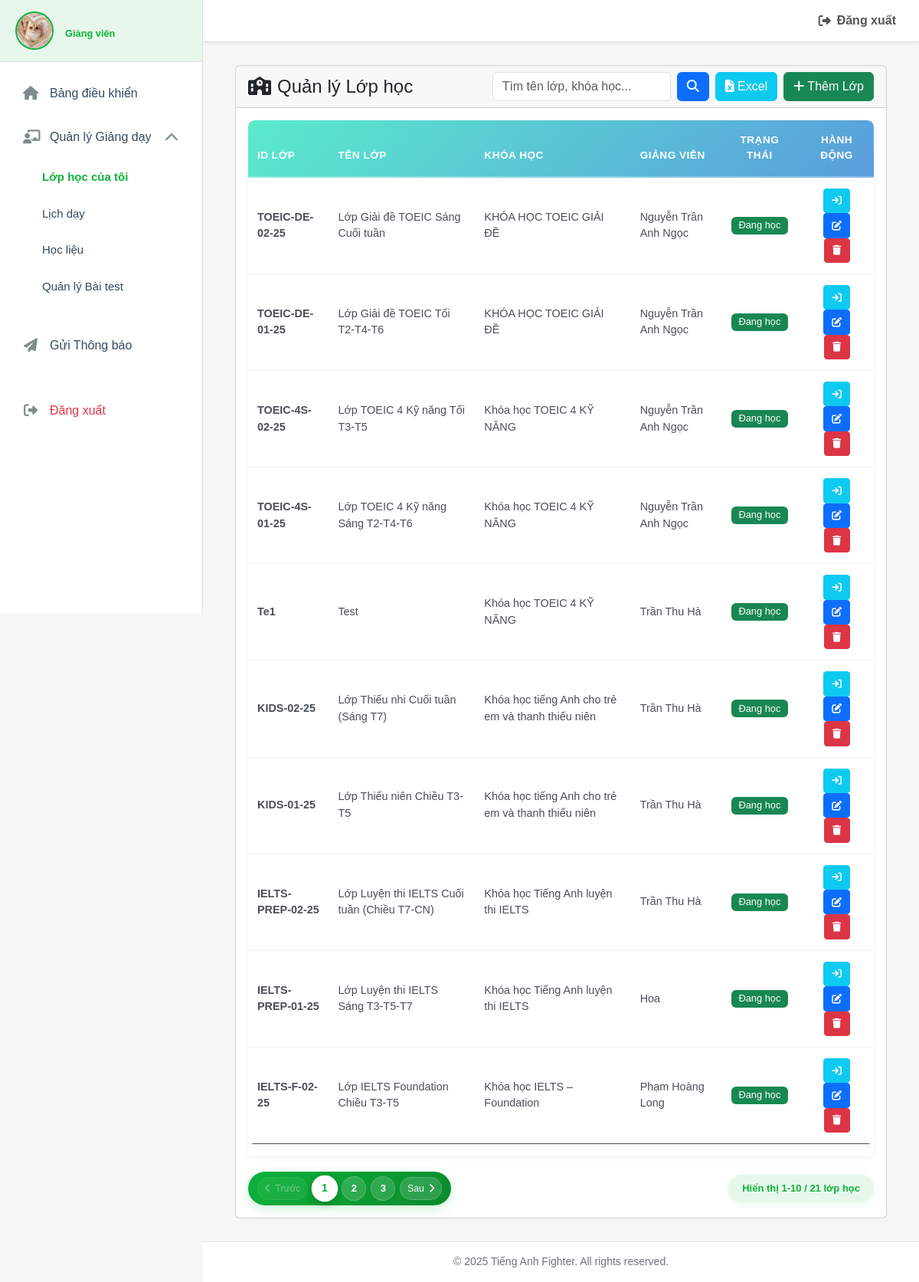
Page /admin/admin.php?nav=lichhoc (signed in) on the committed database.
### tables this page shows
CREATE TABLE `lop_hoc` (
  `id_lop` varchar(50) NOT NULL,
  `id_khoahoc` int(11) NOT NULL,
  `ten_lop` varchar(100) NOT NULL,
  `id_giangvien` int(11) DEFAULT NULL COMMENT 'Giảng viên trực tiếp đứng lớp',
  `so_luong_hoc_vien` int(11) DEFAULT 0,
  `trang_thai` enum('dang hoc','da xong') DEFAULT 'dang hoc'
);

CREATE TABLE `khoahoc` (
  `id_khoahoc` int(11) NOT NULL,
  `ten_khoahoc` varchar(100) DEFAULT NULL,
  `mo_ta` text DEFAULT NULL,
  `thoi_gian` int(11) DEFAULT NULL COMMENT 'Thời lượng khóa học (tính bằng số buổi)',
  `chi_phi` int(11) DEFAULT NULL,
  `hinh_anh` varchar(255) DEFAULT NULL,
  `danh_gia_tb` decimal(3,2) DEFAULT NULL,
  `cap_do` varchar(50) DEFAULT NULL COMMENT 'Cấp độ của khóa học (Beginner, Intermediate, IELTS 5.0+,...)'
);

CREATE TABLE `giangvien` (
  `id_giangvien` int(11) NOT NULL,
  `ten_giangvien` varchar(100) NOT NULL,
  `so_dien_thoai` varchar(15) DEFAULT NULL,
  `mat_khau` varchar(255) DEFAULT NULL,
  `email` varchar(100) DEFAULT NULL,
  `mo_ta` text DEFAULT NULL COMMENT 'Mô tả chuyên môn, kinh nghiệm của giảng viên',
  `hinh_anh` varchar(255) DEFAULT NULL
);

### admin/modules/lichhoc/lophoc/view_classes.php (the view, shortened to what this page needs)
<?php
$classes_per_page = 10;
$current_page = isset($_GET['class_page']) ? max(1, intval($_GET['class_page'])) : 1;
$offset = ($current_page - 1) * $classes_per_page;
$sql_where = "";
$params = [];
$types = "";
$sql_count = "SELECT COUNT(*) as total FROM lop_hoc lh JOIN khoahoc kh ON lh.id_khoahoc = kh.id_khoahoc LEFT JOIN giangvien gv ON lh.id_giangvien = gv.id_giangvien" . $sql_where;
$stmt_count = $conn->prepare($sql_count);
$stmt_count->execute();
$total_classes = $stmt_count->get_result()->fetch_assoc()['total'];
$total_pages = ceil($total_classes / $classes_per_page);
$sql = "SELECT lh.id_lop, lh.ten_lop, lh.trang_thai, kh.ten_khoahoc, gv.ten_giangvien FROM lop_hoc lh JOIN khoahoc kh ON lh.id_khoahoc = kh.id_khoahoc LEFT JOIN giangvien gv ON lh.id_giangvien = gv.id_giangvien" . $sql_where . " ORDER BY lh.id_lop DESC LIMIT ? OFFSET ?";
$stmt = $conn->prepare($sql);
if (!empty($params)) {
    $params[] = $classes_per_page;
    $params[] = $offset;
    $types .= "ii";
    $stmt->bind_param($types, ...$params);
} else {
    $stmt->bind_param("ii", $classes_per_page, $offset);
}
$stmt->execute();
$result = $stmt->get_result();
?>
<div class="card animated-card">
    <div class="card-header"><div class="d-flex justify-content-between align-items-center">
        <h4 class="mb-0"><i class="fa-solid fa-school me-2"></i>Quản lý Lớp học</h4>
        <div class="d-flex">
            <form method="GET" action="./admin.php" class="d-flex me-2"><input type="hidden" name="nav" value="lichhoc"><input type="text" name="search_classes" class="form-control" placeholder="Tìm tên lớp, khóa học..." value="<?php echo htmlspecialchars($search_classes); ?>"><button type="submit" class="btn btn-primary ms-2"><i class="fa-solid fa-magnifying-glass"></i></button></form>
            <a href="modules/lichhoc/lophoc/export_classes.php?search=<?php echo htmlspecialchars($search_classes); ?>" class="btn btn-info text-white me-2"><i class="fa-solid fa-file-excel"></i> Excel</a>
            <button class="btn btn-success" data-bs-toggle="modal" data-bs-target="#addClassModal"><i class="fa-solid fa-plus"></i> Thêm Lớp</button>
        </div>
    </div></div>
    <div class="card-body"><div class="table-responsive">
        <table class="table table-hover align-middle">
            <thead class="table-dark"><tr><th>ID Lớp</th><th>Tên Lớp</th><th>Khóa học</th><th>Giảng viên</th><th class="text-center">Trạng thái</th><th class="text-center">Hành động</th></tr></thead>
            <tbody>
                <?php if ($result->num_rows > 0): $index = 0; while ($row = $result->fetch_assoc()): ?>
                <tr id="class-row-<?php echo htmlspecialchars($row['id_lop']); ?>" class="animated-row" style="animation-delay: <?php echo $index++ * 50; ?>ms;">
                    <td><strong><?php echo htmlspecialchars($row['id_lop']); ?></strong></td>
                    <td><?php echo htmlspecialchars($row['ten_lop']); ?></td>
                    <td><?php echo htmlspecialchars($row['ten_khoahoc']); ?></td>
                    <td><?php echo ($row['ten_giangvien'] ? htmlspecialchars($row['ten_giangvien']) : '<span class="text-muted">Chưa phân công</span>'); ?></td>
                    <td class="text-center"><?php echo ($row['trang_thai'] === 'dang hoc') ? '<span class="badge bg-success">Đang học</span>' : '<span class="badge bg-secondary">Đã xong</span>'; ?></td>
                    <td class="text-center">
                        <a href="./admin.php?nav=lichhoc&lop_id=<?php echo $row['id_lop']; ?>" class="btn btn-info btn-sm text-white" title="Quản lý chi tiết"><i class="fa-solid fa-arrow-right-to-bracket"></i></a>
                        <button class="btn btn-primary btn-sm" onclick="openEditClassModal('<?php echo htmlspecialchars($row['id_lop']); ?>')" title="Sửa"><i class="fa-solid fa-pen-to-square"></i></button>
                        <button class="btn btn-danger btn-sm" onclick="deleteClass('<?php echo htmlspecialchars($row['id_lop']); ?>')" title="Xóa"><i class="fa-solid fa-trash"></i></button>
                    </td>
                </tr>
                <?php endwhile; endif; ?>
            </tbody>
        </table>
    </div>
    <?php if ($total_pages > 1): ?>
    <div class="lichhoc-pagination-container">
        <div class="lichhoc-pagination">
            <?php
            $search_query = !empty($search_classes) ? '&search_classes=' . urlencode($search_classes) : '';
            if ($current_page > 1):
                $prev_link = "./admin.php?nav=lichhoc&class_page=" . ($current_page - 1) . $search_query;
            ?>
                <a href="<?php echo $prev_link; ?>" class="lichhoc-pagination-btn">
                    <i class="fa-solid fa-chevron-left"></i>
                    <span class="btn-text">Trước</span>
                </a>
            <?php else: ?>
                <span class="lichhoc-pagination-btn disabled">
                    <i class="fa-solid fa-chevron-left"></i>
                    <span class="btn-text">Trước</span>
                </span>
            <?php endif; ?>
            <?php
            $start_page = max(1, $current_page - 2);
            $end_page = min($total_pages, $current_page + 2);
            ?>
            <?php for ($i = $start_page; $i <= $end_page; $i++): ?>
                <?php
                $page_link = "./admin.php?nav=lichhoc&class_page=" . $i . $search_query;
                $active_class = ($i == $current_page) ? ' active' : '';
                ?>
                <a href="<?php echo $page_link; ?>" class="lichhoc-pagination-number<?php echo $active_class; ?>">
                    <?php echo $i; ?>
                </a>
            <?php endfor; ?>
            <?php if ($current_page < $total_pages):
                $next_link = "./admin.php?nav=lichhoc&class_page=" . ($current_page + 1) . $search_query;
            ?>
                <a href="<?php echo $next_link; ?>" class="lichhoc-pagination-btn">
                    <span class="btn-text">Sau</span>
                    <i class="fa-solid fa-chevron-right"></i>
                </a>
            <?php endif; ?>
        </div>
        <div class="lichhoc-pagination-info">
            <?php
            $start_item = $offset + 1;
            $end_item = min($offset + $classes_per_page, $total_classes);
            ?>
            Hiển thị <?php echo $start_item; ?>-<?php echo $end_item; ?> / <?php echo $total_classes; ?> lớp học
        </div>
    </div>
    <?php endif; ?>
    </div>
</div>

### admin/css/admin.css (style rules this page uses)
:root { --brand-color: #0db33b; --brand-color-dark: #0a8a2c; --brand-color-light: #e7f7ec; --sidebar-bg: #ffffff; --sidebar-header-bg: #f8f9fa; --sidebar-text: #34495e; --sidebar-text-hover: #ffffff; --sidebar-icon-color: #7f8c8d; --sidebar-active-bg: var(--brand-color); --sidebar-hover-bg: #f1f1f1; --content-bg: #f4f7f6; --white-bg: #ffffff; --border-color: #dee2e6; --shadow: 0 4px 15px rgba(0, 0, 0, 0.07); }
body { margin: 0; font-family: Arial, sans-serif; background-color: var(--content-bg); }
a { text-decoration: none !important; }
.animated-card, .animated-row { opacity: 0; animation: fadeInUp 0.5s ease-out forwards; }
.table { border-collapse: separate; border-spacing: 0; background-color: var(--white-bg); border-radius: 8px; overflow: hidden; box-shadow: 0 2px 8px rgba(0, 0, 0, 0.05); }
.table thead.table-dark { background: linear-gradient(135deg, #5aebcc 0%, #5a9ddd 100%); color: white; }
.table thead.table-dark th { background: transparent; color: white; font-weight: 600; text-transform: uppercase; font-size: 0.85rem; letter-spacing: 0.5px; padding: 1rem 0.75rem; border-bottom: 2px solid rgba(255, 255, 255, 0.3); border-top: none; }
.table thead.table-dark th:first-child { border-top-left-radius: 8px; }
.table thead.table-dark th:last-child { border-top-right-radius: 8px; }
.table tbody tr { transition: all 0.3s ease; border-bottom: 1px solid #f0f0f0; }
.table tbody tr:last-child { border-bottom: none; }
.table tbody td { padding: 0.875rem 0.75rem; vertical-align: middle; color: #495057; font-size: 0.9rem; }
.table .badge { padding: 0.4em 0.75em; font-weight: 500; font-size: 0.8rem; }
.table .btn-sm { padding: 0.35rem 0.65rem; font-size: 0.8rem; border-radius: 4px; transition: all 0.2s ease; }
.table-responsive { border-radius: 8px; box-shadow: 0 2px 8px rgba(0, 0, 0, 0.05); }

### admin/modules/lichhoc/lophoc/view_classes.php (style rules this page uses)
.lichhoc-pagination-container { display: flex; justify-content: space-between; align-items: center; margin-top: 20px; flex-wrap: wrap; gap: 10px; }
.lichhoc-pagination { display: flex; gap: 6px; align-items: center; background: linear-gradient(135deg, #0db33b 0%, #0a8a2c 100%); padding: 6px 12px; border-radius: 50px; box-shadow: 0 4px 15px rgba(13, 179, 59, 0.2); }
.lichhoc-pagination-btn { display: inline-flex; align-items: center; gap: 6px; padding: 5px 9px; background: rgba(255, 255, 255, 0.15); color: white; text-decoration: none; border-radius: 20px; font-size: 12px; font-weight: 500; transition: all 0.3s ease; border: 1px solid rgba(255, 255, 255, 0.2); backdrop-filter: blur(5px); }
.lichhoc-pagination-btn.disabled { opacity: 0.4; cursor: not-allowed; pointer-events: none; }
.lichhoc-pagination-number { display: inline-flex; align-items: center; justify-content: center; width: 32px; height: 32px; background: rgba(255, 255, 255, 0.15); color: white; text-decoration: none; border-radius: 50%; font-size: 13px; font-weight: 600; transition: all 0.3s ease; border: 1px solid rgba(255, 255, 255, 0.2); }
.lichhoc-pagination-number.active { background: white; color: #0db33b; transform: scale(1.08); box-shadow: 0 3px 10px rgba(0, 0, 0, 0.2); border-color: white; }
.lichhoc-pagination-info { background: var(--brand-color-light, #e7f7ec); color: var(--brand-color, #0db33b); padding: 8px 18px; border-radius: 25px; font-size: 13px; font-weight: 600; box-shadow: 0 2px 8px rgba(13, 179, 59, 0.1); }

### rows in the picture
lop_hoc: id_lop "TOEIC-DE-02-25", ten_lop "Lớp Giải đề TOEIC Sáng Cuối tuần", id_khoahoc.ten_khoahoc "KHÓA HỌC TOEIC GIẢI ĐỀ", id_giangvien.ten_giangvien "Nguyễn Trần Anh Ngọc", trang_thai "Đang học"
lop_hoc: id_lop "TOEIC-DE-01-25", ten_lop "Lớp Giải đề TOEIC Tối T2-T4-T6", id_khoahoc.ten_khoahoc "KHÓA HỌC TOEIC GIẢI ĐỀ", id_giangvien.ten_giangvien "Nguyễn Trần Anh Ngọc", trang_thai "Đang học"
lop_hoc: id_lop "TOEIC-4S-02-25", ten_lop "Lớp TOEIC 4 Kỹ năng Tối T3-T5", id_khoahoc.ten_khoahoc "Khóa học TOEIC 4 KỸ NĂNG", id_giangvien.ten_giangvien "Nguyễn Trần Anh Ngọc", trang_thai "Đang học"
lop_hoc: id_lop "TOEIC-4S-01-25", ten_lop "Lớp TOEIC 4 Kỹ năng Sáng T2-T4-T6", id_khoahoc.ten_khoahoc "Khóa học TOEIC 4 KỸ NĂNG", id_giangvien.ten_giangvien "Nguyễn Trần Anh Ngọc", trang_thai "Đang học"
lop_hoc: id_lop "Te1", ten_lop "Test", id_khoahoc.ten_khoahoc "Khóa học TOEIC 4 KỸ NĂNG", id_giangvien.ten_giangvien "Trần Thu Hà", trang_thai "Đang học"
lop_hoc: id_lop "KIDS-02-25", ten_lop "Lớp Thiếu nhi Cuối tuần (Sáng T7)", id_khoahoc.ten_khoahoc "Khóa học tiếng Anh cho trẻ em và thanh thiếu niên", id_giangvien.ten_giangvien "Trần Thu Hà", trang_thai "Đang học"
lop_hoc: id_lop "KIDS-01-25", ten_lop "Lớp Thiếu niên Chiều T3-T5", id_khoahoc.ten_khoahoc "Khóa học tiếng Anh cho trẻ em và thanh thiếu niên", id_giangvien.ten_giangvien "Trần Thu Hà", trang_thai "Đang học"
lop_hoc: id_lop "IELTS-PREP-02-25", ten_lop "Lớp Luyện thi IELTS Cuối tuần (Chiều T7-CN)", id_khoahoc.ten_khoahoc "Khóa học Tiếng Anh luyện thi IELTS", id_giangvien.ten_giangvien "Trần Thu Hà", trang_thai "Đang học"
lop_hoc: id_lop "IELTS-PREP-01-25", ten_lop "Lớp Luyện thi IELTS Sáng T3-T5-T7", id_khoahoc.ten_khoahoc "Khóa học Tiếng Anh luyện thi IELTS", id_giangvien.ten_giangvien "Hoa", trang_thai "Đang học"
lop_hoc: id_lop "IELTS-F-02-25", ten_lop "Lớp IELTS Foundation Chiều T3-T5", id_khoahoc.ten_khoahoc "Khóa học IELTS – Foundation", id_giangvien.ten_giangvien "Phạm Hoàng Long", trang_thai "Đang học"

### other values in the picture
$start_item "1"
$end_item "10"
$total_classes "21"
